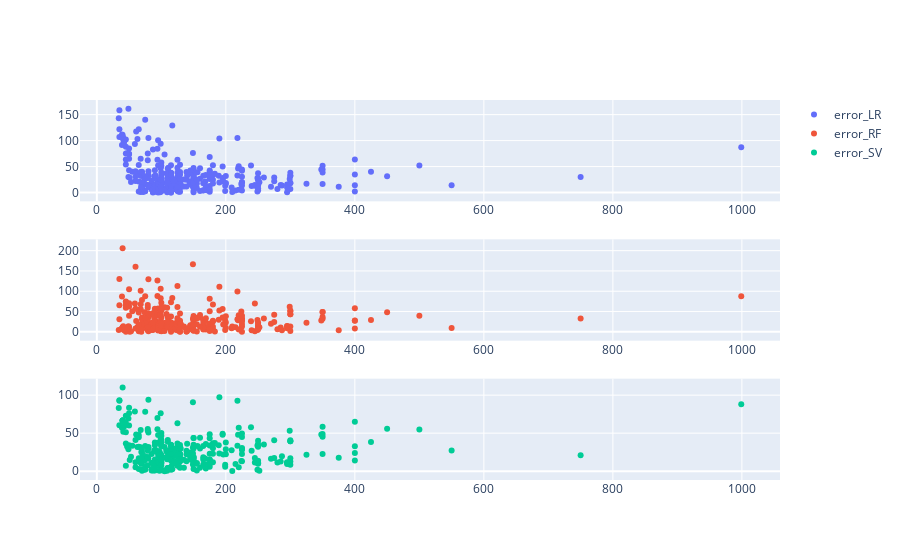

This figure's notebook cell:
### Code cell
fig = make_subplots(rows=3, cols=1)
for ng,col in enumerate(df_plot.columns):
    if col != "Y test":
        fig.add_trace(
            go.Scatter(x=df_plot['Y test'], y=df_plot[col],mode="markers",name = col),
            row=ng, col=1
        )
#fig = px.scatter(df_plot, x='Y test', y="error_LR")
#fig.append_trace(px.scatter(df_plot, x='Y test', y="error_LR"), row=1, col=1)
#fig.update_layout(yaxis_range=[0,200],title_text="Error Aprox 1")
fig.show()

### Figure 1 — Plotly figure (JSON) as saved in the notebook; plotly's stock layout.template omitted (floating-point values rounded to 4 significant figures; data arrays with more than 128 entries replaced by an {"elided": "..."} marker saying what was removed)
{"data": [{"mode": "markers", "name": "error_LR", "type": "scatter", "x": {"elided": "338 int values"}, "xaxis": "x", "y": {"elided": "338 float values"}, "yaxis": "y"}, {"mode": "markers", "name": "error_RF", "type": "scatter", "x": {"elided": "338 int values"}, "xaxis": "x2", "y": {"elided": "338 float values"}, "yaxis": "y2"}, {"mode": "markers", "name": "error_SV", "type": "scatter", "x": {"elided": "338 int values"}, "xaxis": "x3", "y": {"elided": "338 float values"}, "yaxis": "y3"}], "layout": {"xaxis": {"anchor": "y", "domain": [0, 1]}, "xaxis2": {"anchor": "y2", "domain": [0, 1]}, "xaxis3": {"anchor": "y3", "domain": [0, 1]}, "yaxis": {"anchor": "x", "domain": [0.7333, 1]}, "yaxis2": {"anchor": "x2", "domain": [0.3667, 0.6333]}, "yaxis3": {"anchor": "x3", "domain": [0, 0.2667]}}}
